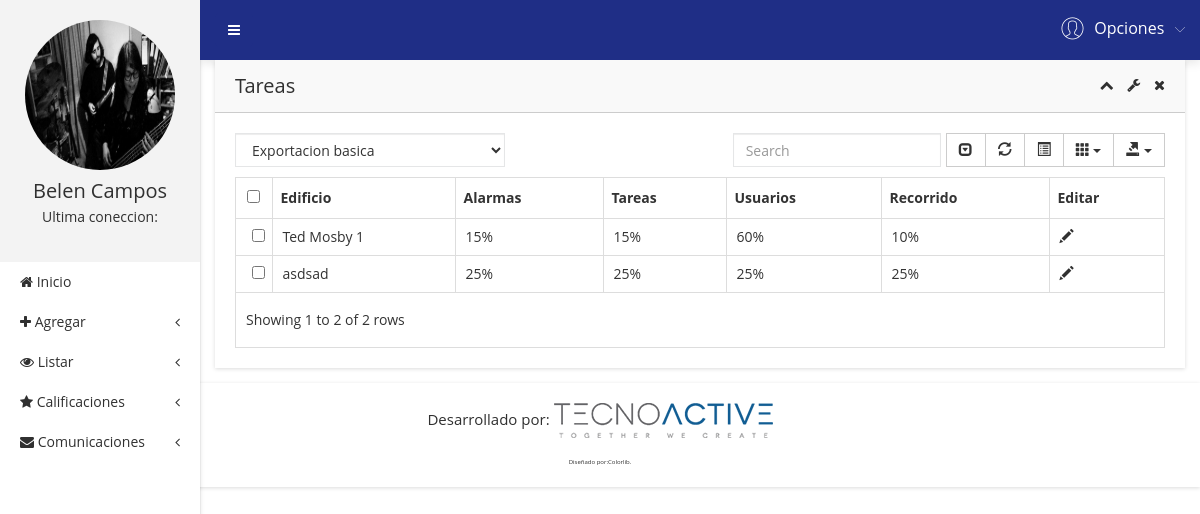
Page /?c=Usuario&a=VerPorcentajes (signed in) on the earlier database version.
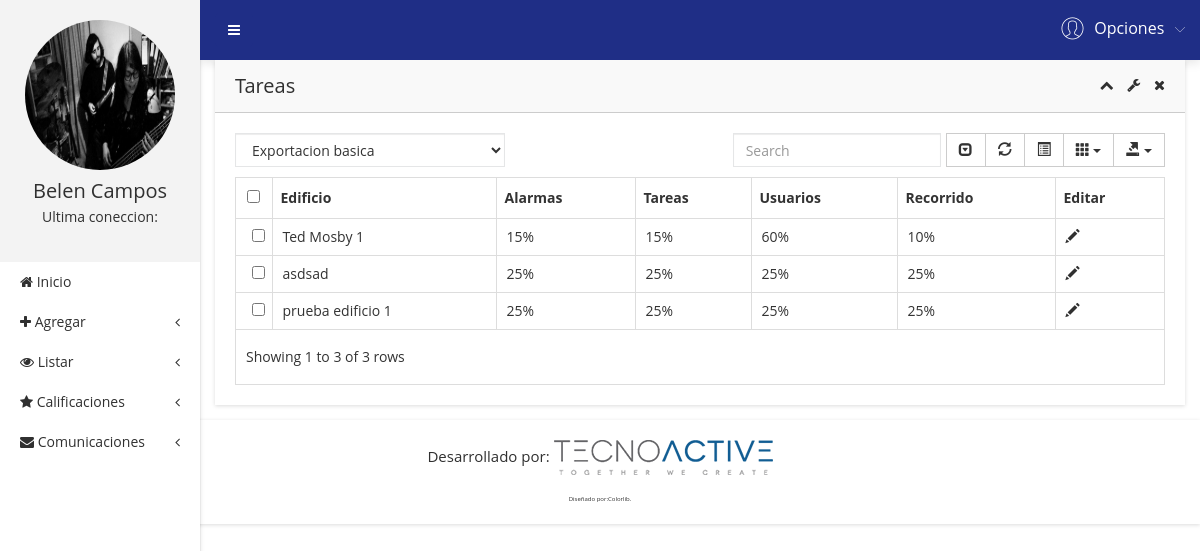
Same page on the later database version.
### tables this page shows
CREATE TABLE porcalificaciones (
  idPorc INT(11) NOT NULL AUTO_INCREMENT,
  idEdificio INT(11) NOT NULL,
  porcAlarmas INT(11) DEFAULT 25,
  porcTareas INT(11) DEFAULT 25,
  porcUsuarios INT(11) DEFAULT 25,
  porcRecorrido INT(11) DEFAULT 25,
  PRIMARY KEY (idPorc)
);

CREATE TABLE edificio (
  idEdificio INT(6) NOT NULL AUTO_INCREMENT,
  idComunidad INT(6) NOT NULL,
  direccionEdificio VARCHAR(200) NOT NULL,
  numeroPisos INT(6) NOT NULL,
  PRIMARY KEY (idEdificio)
);

### controller/usuario.controller.php (called while the page is built, shortened)
<?php
require_once 'model/porcalificaciones.php';
class UsuarioController
{
    public function VerPorcentajes()
    {
      $p = new PorCalificaciones();
      require_once 'view/header.php';
      require_once 'view/listarPorcentajes.php';
      require_once 'view/footer.php';
    }
}
 ?>

### model/database.php (called while the page is built, shortened)
<?php
class Database
{
	public static function Conn()
	{
		$conn = new PDO('mysql:host=localhost;dbname=awake','root','',array(PDO::MYSQL_ATTR_INIT_COMMAND=>'SET NAMES \'UTF8\''));
		$conn -> setAttribute(PDO::ATTR_ERRMODE,PDO::ERRMODE_EXCEPTION);
		return $conn;
	}
}
?>

### model/porCalificaciones.php (called while the page is built, shortened)
<?php
class PorCalificaciones
{
  private $conn;
  public function __CONSTRUCT()
   {
       try
       {
         $this->conn = Database::Conn();
       }
       catch(Exception $e)
       {
         die($e->getMessage());
       }
   }
   public function listar()
   {
      $sql = $this->conn->prepare("SELECT * FROM porcalificaciones JOIN edificio using(idEdificio)");
      $sql->execute();
      return $sql->fetchAll(PDO::FETCH_OBJ);
   }
}
 ?>

### view/listarPorcentajes.php (the view, shortened to what this page needs)
<div class="admin-dashone-data-table-area">
    <div class="container-fluid">
        <div class="row">
            <div class="col-lg-12">
                <div class="sparkline8-list shadow-reset">
                    <div class="sparkline8-hd">
                        <div class="main-sparkline8-hd">
                            <h1>Tareas</h1>
                            <div class="sparkline8-outline-icon">
                                <span class="sparkline8-collapse-link"><i class="fa fa-chevron-up"></i></span>
                                <span><i class="fa fa-wrench"></i></span>
                                <span class="sparkline8-collapse-close"><i class="fa fa-times"></i></span>
                            </div>
                        </div>
                    </div>
                    <div class="sparkline8-graph">
                        <div class="datatable-dashv1-list custom-datatable-overright">
                            <div id="toolbar">
                                <select class="form-control">
                                    <option value="">Exportacion basica</option>
                                </select>
                            </div>
                            <table id="table" data-toggle="table" data-pagination="true" data-search="true" data-show-columns="true" data-show-pagination-switch="true" data-show-refresh="true" data-key-events="true" data-show-toggle="true" data-resizable="true" data-cookie="true" data-cookie-id-table="saveId" data-show-export="true" data-click-to-select="true" data-toolbar="#toolbar">
                                <thead>
                                    <tr>
                                        <th data-field="Edificio" data-editable="true">Edificio</th>
                                        <th data-field="Alarmas" data-editable="true">Alarmas</th>
                                        <th data-field="Tareas" data-editable="true">Tareas</th>
                                        <th data-field="Usuarios" data-editable="true">Usuarios</th>
                                        <th data-field="Recorrido" data-editable="true">Recorrido</th>
                                        <th data-field="Editar" data-editable="true">Editar</th>
                                    </tr>
                                </thead>
                                <tbody>
                                    <?php foreach ($p->listar() as $row): ?>
                                      <tr>
                                        <td><?php echo $row->direccionEdificio ?></td>
                                        <td><?php echo $row->porcAlarmas.'%' ?></td>
                                        <td><?php echo $row->porcTareas.'%' ?></td>
                                        <td><?php echo $row->porcUsuarios.'%' ?></td>
                                        <td><?php echo $row->porcRecorrido.'%' ?></td>
                                      <td class="centrado"><a href="?c=Usuario&a=AsignarPorcentajes&id=<?php echo $row->idEdificio ?>"<span class="glyphicon glyphicon-pencil"></span></a></td>
                                      </tr>
                                    <?php endforeach; ?>
                                </tbody>
                            </table>
                        </div>
                    </div>
                </div>
            </div>
        </div>
    </div>
</div>
</div>
</div>

Differences in the rows shown:
added porcalificaciones: idEdificio.direccionEdificio "prueba edificio 1", porcAlarmas "25", porcTareas "25", porcUsuarios "25", porcRecorrido "25"
Other differences:
text written by a page script: "Showing 1 to 2 of 2 rows" → "Showing 1 to 3 of 3 rows"
